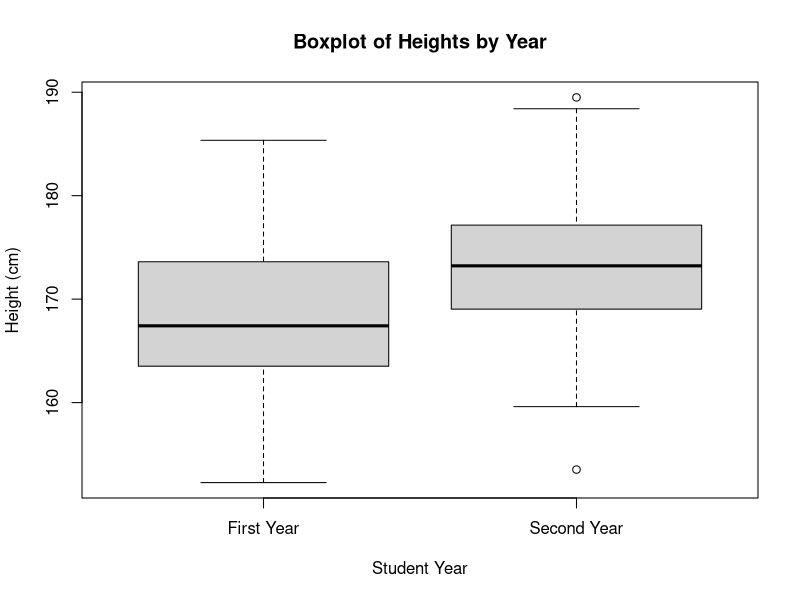
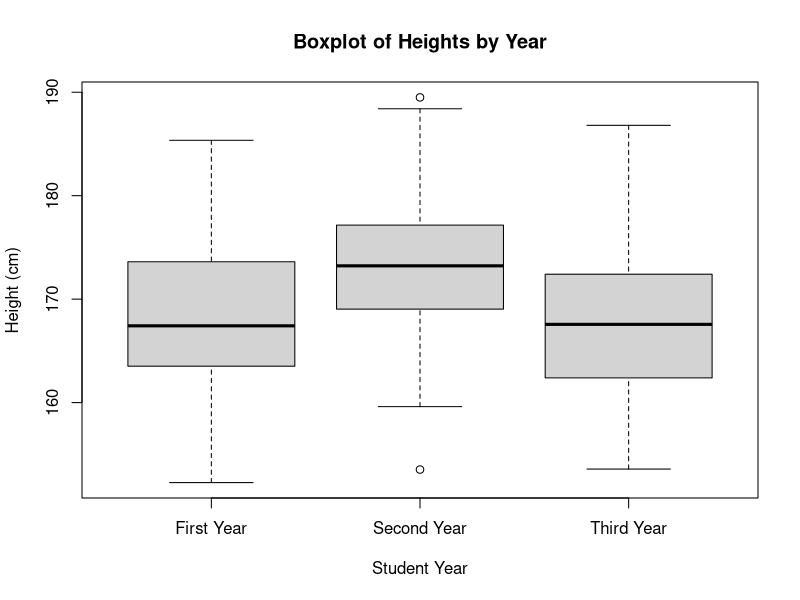

The R script that drew these images, in order:
# set seed
set.seed(123)

# random height data
# first-year students: mean = 168 cm, sd = 8, sample size = 50
# second-year students: mean = 172 cm, sd = 8, sample size = 50
first_year_heights <- rnorm(50, mean = 168, sd = 8)
second_year_heights <- rnorm(50, mean = 172, sd = 8)

# to dataframe
student_heights <- data.frame(
  height = c(first_year_heights, second_year_heights),
  year = factor(rep(c('First Year', 'Second Year'), each = 50))
)

# boxplot
boxplot(height ~ year, data = student_heights,
        main = 'Boxplot of Heights by Year',
        xlab = 'Student Year', ylab = 'Height (cm)')

# t-test
t.test(height ~ year, data = student_heights)

# random height data
# third-year students: mean = 170, sd = 8, sample size = 50
third_year_heights <- rnorm(50, mean = 170, sd = 8)

# to dataframe
student_heights <- data.frame(
  height = c(first_year_heights, second_year_heights, third_year_heights),
  year = factor(rep(c('First Year', 'Second Year', 'Third Year'), each = 50))
)

# boxplot
boxplot(height ~ year, data = student_heights,
        main = 'Boxplot of Heights by Year',
        xlab = 'Student Year', ylab = 'Height (cm)')

# anova
summary(aov(height ~ year, data = student_heights))

# tukey
TukeyHSD(aov(height ~ year, data = student_heights))
